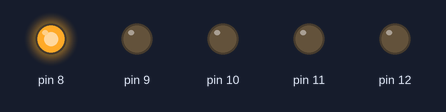
The sketch below on a simulated Arduino Uno, built with avr-gcc and run on an emulated ATmega328P. Parts: output pins drawn as LEDs (lit = HIGH).

Above: at 0.1 s.
At 1.1 s:
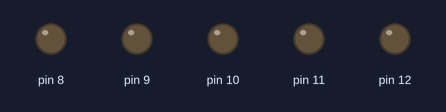
At 2.1 s:
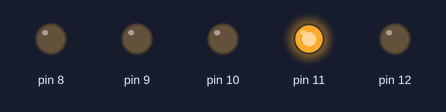
At 4.1 s:
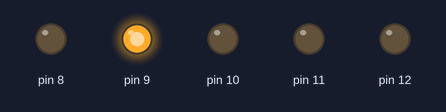
At 5.3 s:
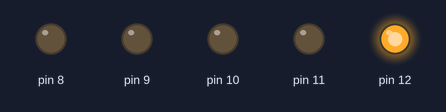
At 8.1 s:
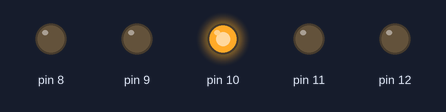
Timing chart, 0 to 8.4 s (numbered marks = the images above):
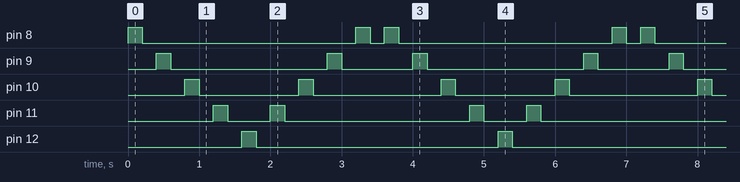

Measured:
- by itself, pin 8: repeats every 3.6 s: LOW 3.0 s, HIGH 0.20 s, LOW 0.20 s, HIGH 0.20 s
- by itself, pin 9: repeats every 3.6 s: LOW 2.2 s, HIGH 0.20 s, LOW 1.0 s, HIGH 0.20 s
- by itself, pin 10: repeats every 3.6 s: LOW 1.4 s, HIGH 0.20 s, LOW 1.8 s, HIGH 0.20 s
- by itself, pin 11: repeats every 3.6 s: LOW 0.60 s, HIGH 0.20 s, LOW 2.6 s, HIGH 0.20 s
- by itself, pin 12: alternates HIGH for 0.20 s and LOW for 3.4 s

The sketch:

led_ders1.ino
```cpp
void setup()
{

  for(int i=8;i<13;i++)
  {
     pinMode(i, OUTPUT); // 8 9 10 11 12
  }
}
void loop()
{
  for(int i=8;i<13;i++)
  {
    digitalWrite(i, HIGH);
    delay(200);
    digitalWrite(i, LOW);
    delay(200);
  }
  for(int i=11;i>7;i--)
  {
    digitalWrite(i, HIGH);
    delay(200);
    digitalWrite(i, LOW);
    delay(200);
  }
}
```
